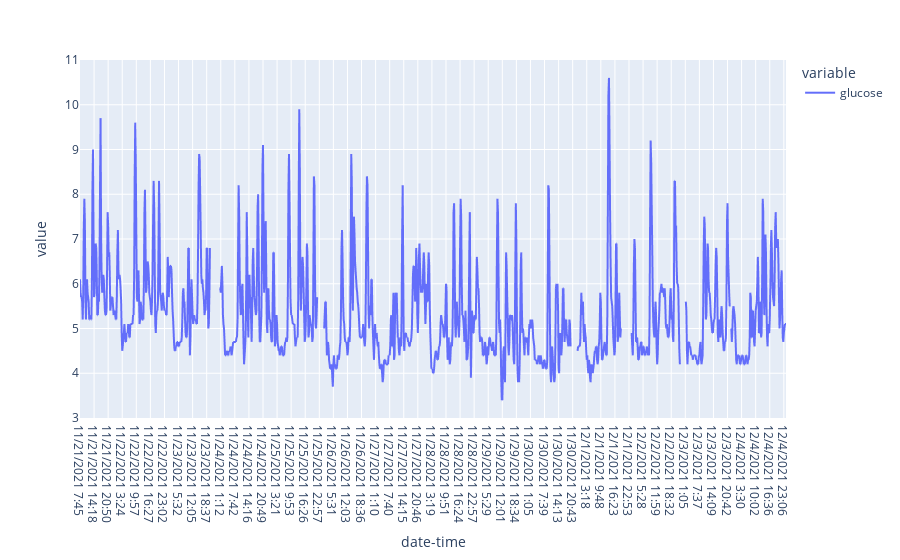

The notebook cell this image was saved under:
### Code cell
df.plot()

### Figure 1 — Plotly figure (JSON) as saved in the notebook; plotly's stock layout.template omitted (floating-point values rounded to 4 significant figures; data arrays with more than 128 entries replaced by an {"elided": "..."} marker saying what was removed)
{"data": [{"hovertemplate": "variable=glucose<br>date-time=%{x}<br>value=%{y}<extra></extra>", "legendgroup": "glucose", "line": {"color": "#636efa", "dash": "solid"}, "marker": {"symbol": "circle"}, "mode": "lines", "name": "glucose", "showlegend": true, "type": "scattergl", "x": {"elided": "1306 str values"}, "xaxis": "x", "y": {"elided": "1306 float values"}, "yaxis": "y"}], "layout": {"legend": {"title": {"text": "variable"}, "tracegroupgap": 0}, "margin": {"t": 60}, "xaxis": {"anchor": "y", "domain": [0, 1], "title": {"text": "date-time"}}, "yaxis": {"anchor": "x", "domain": [0, 1], "title": {"text": "value"}}}}
